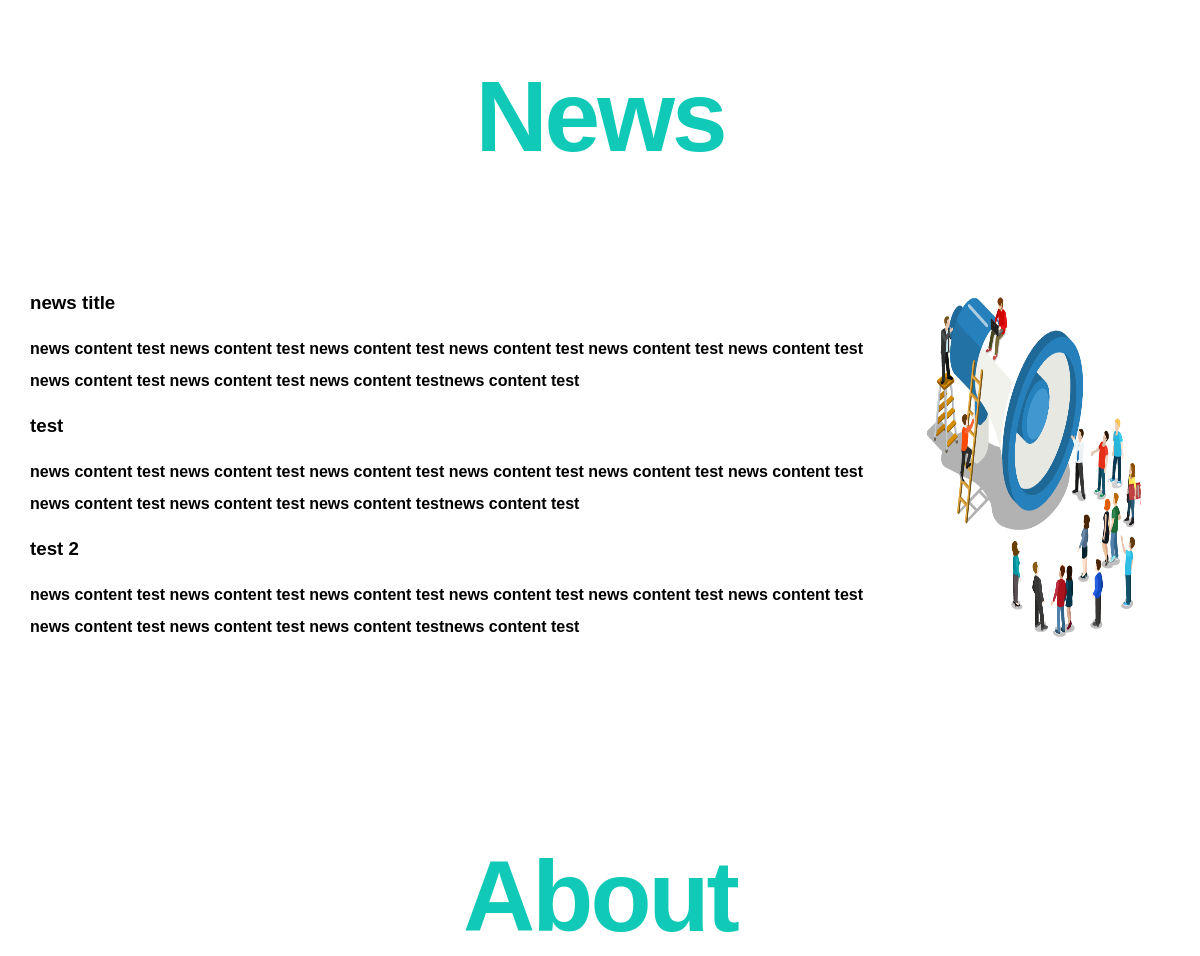
Before: / (middle part) with the older database file.
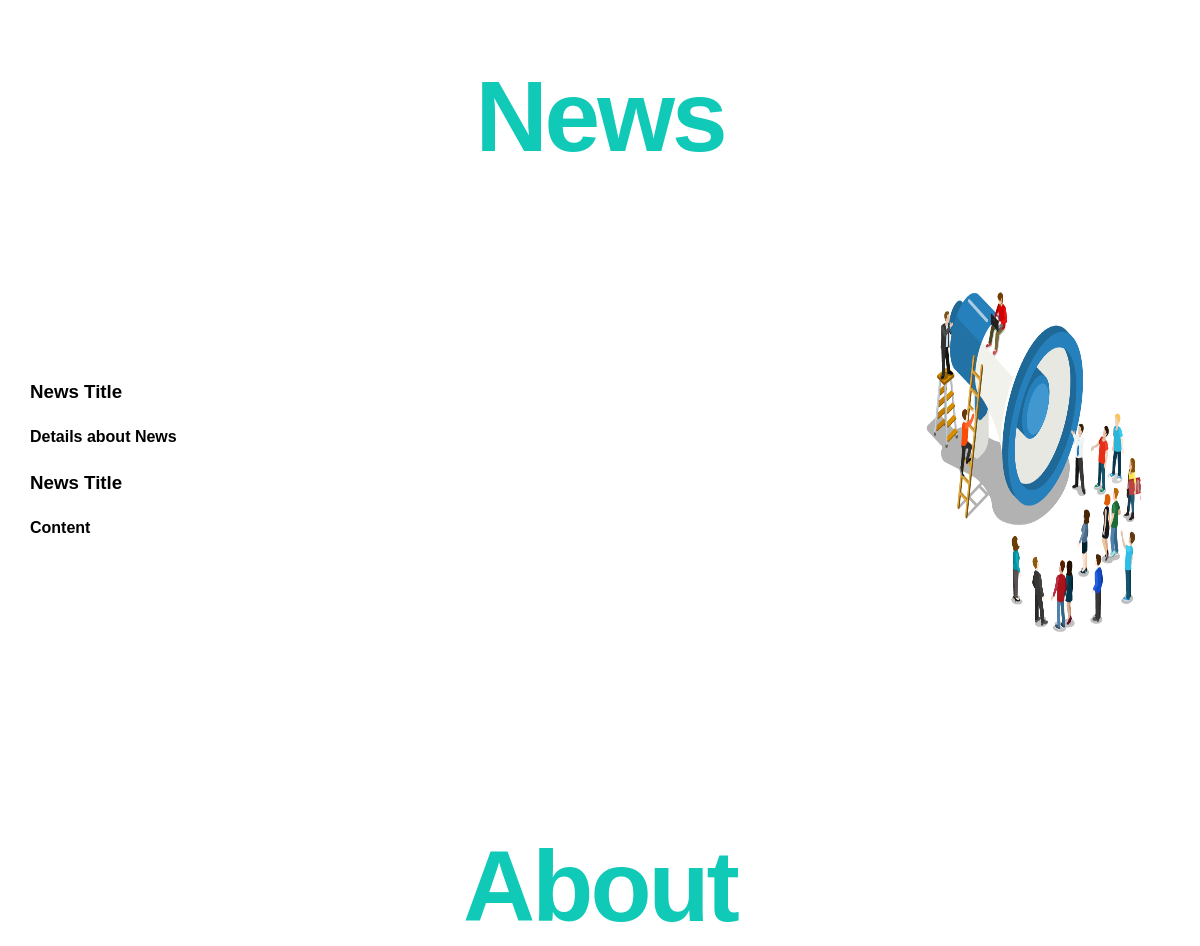
After: the same page with the newer database file.
### tables this page shows
CREATE TABLE `news` (
  `id` int(11) NOT NULL,
  `title` text NOT NULL,
  `content` text NOT NULL
);

### init.php (called while the page is built, shortened)
<?php
$css = "assets/css/";
$imgs = "assets/images/";

### layout/functions/functions.php (called while the page is built, shortened)
<?php
include_once('connect.php');
function selectAll($select,$table,$where = null , $order = null ) {
    global $con;
    try {
        $statment = $con->prepare("SELECT $select FROM $table $where $order");
        $statment->execute();
    } catch (PDOException $e){
        echo $e;
    }
    $rows = $statment->fetchAll(PDO::FETCH_ASSOC);
    return $rows;
}

### index.php (the view, shortened to what this page needs)
<?php
    include('init.php');
    include($tmp.'header.php');
    include_once('layout/functions/functions.php');
    $news=selectAll('*','news');
?>
    <?php if(isset($news)) { ?>
    <div class="section" id="">
        <div class="container">
        <h2 class="special-heading">News</h2>
        <div class="section-content">
            <div class="text">
                <?php foreach ($news as $n) {  ?>
                <div>
                    <h3><?php echo $n['title'] ?></h3>
                    <p>
                    <?php echo nl2br($n['content']) ?>
                    </p>
                </div>
                <?php }?>
            </div>
            <div class="image" >
                <img src="<?php echo $imgs?>events.png" alt="Events Photo" />
            </div>
        </div>
        </div>
    </div>
    <?php }?>
    <div class="section" id="about">
        <div class="container">
        <h2 class="special-heading">About</h2>
        </div>
    </div>
<?php
    include($tmp.'footer.php');

### layout/template/header.php (shortened to what this page needs)
<!DOCTYPE html>
<html>
	<head>
		<link rel="stylesheet" href="<?php echo $css?>normalize.css" />
    	<link rel="stylesheet" href="<?php echo $css?>style.css" />
    </head>
	<body>

### layout/template/footer.php (shortened to what this page needs)
    </body>
</html>

### assets/css/style.css (style rules this page uses)
:root { --main-color: #10cab7; --secondary-color: #2c4755; --section-padding: 60px; --section-background: #f6f6f6; --main-duration: 0.5s; }
* { -webkit-box-sizing: border-box; -moz-box-sizing: border-box; box-sizing: border-box; }
html { scroll-behavior: smooth; }
body { font-family: "Work Sans", sans-serif; }
.container { padding-left: 15px; padding-right: 15px; margin-left: auto; margin-right: auto; }
.image { display: flex;height:auto }
@media (min-width: 768px) { .container { width: 750px; } }
@media (min-width: 992px) { .container { width: 970px; } }
@media (min-width: 1200px) { .container { width: 1170px; } }
.special-heading { color: var(--main-color); font-size: 100px; text-align: center; font-weight: 800; letter-spacing: -3px; margin: 0; }
.section { padding-top: var(--section-padding); padding-bottom: calc(var(--section-padding) + 60px); }
.section .section-content { margin-top: 100px; display: flex; flex-wrap: wrap; justify-content: space-between; align-items: center; }
.section .section-content .image { position: relative; width: 250px; height: 375px; }
.section .section-content .image img { max-width: 100%; }
.section .section-content .text { flex-basis: calc(100% - 300px); }
.section .section-content .text p { font-weight: bold; line-height: 2; }

Changed rows visible on the page:
removed news: title "news title", content "news content test news content test news content test news content test news content test news content test news content test news content test news content testnews content test"
removed news: title "test", content "news content test news content test news content test news content test news content test news content test news content test news content test news content testnews content test"
removed news: title "test 2", content "news content test news content test news content test news content test news content test news content test news content test news content test news content testnews content test"
added news: title "News Title", content "Details about News"
added news: title "News Title", content "Content"
